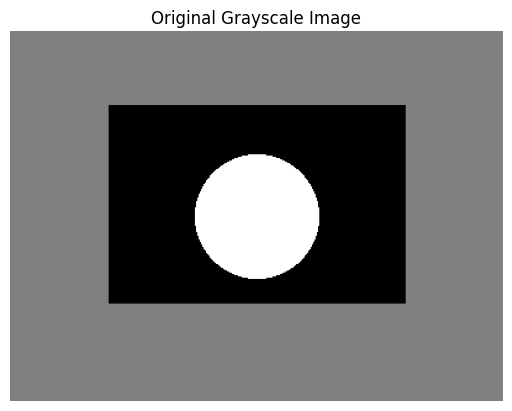
#> input picture Assignment6-TraditionalSegmentation/otsu's.jpg, 512 x 411 px, found by its file name
$ python otus.py
#> lines starting #> are read from the running program, lines starting #| are printed output that depends on the picture; after the words box and inside, x2 and y2 are one past the last pixel; in counts of white or black regions, pixels touching at a corner belong together
import cv2
import numpy as np
import matplotlib.pyplot as plt

# Read image in grayscale
img = cv2.imread(r"F:\python\AI\dip\Week5\Traditional\otsu's.jpg", 0)
#> img is the input picture: shape (411, 512); min 0, max 255, mean 122.8

# Check if image loaded successfully
if img is None:
    raise FileNotFoundError("Image not found. Check the file path!")

# Apply Otsu's Thresholding
threshold, binary = cv2.threshold(
    img,
    0,                  # threshold ignored
    255,                # max value
    cv2.THRESH_BINARY + cv2.THRESH_OTSU
)
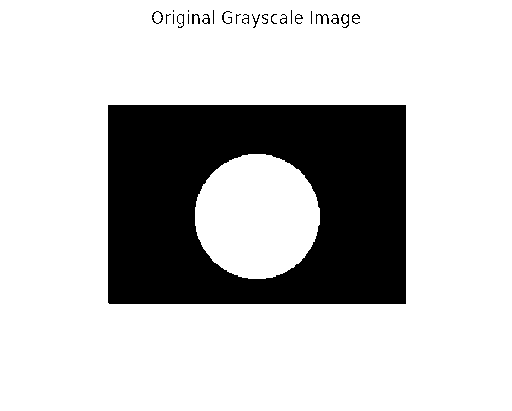
#> binary: shape (411, 512); 77.3% white; 25 black regions (9 under 20 px), largest, box (x1, y1, x2, y2) and area: (108, 105, 406, 304) 47060, (316, 14, 329, 24) 52, (341, 14, 349, 28) 46
#> threshold = 79

# Display Original Image first
plt.figure(figsize=(8,4))
plt.subplot(1,2,1)
plt.imshow(img, cmap='gray')
plt.title("Original Image")
plt.axis("off")

# Display Otsu Thresholded Image
plt.subplot(1,2,2)
plt.imshow(binary, cmap='gray')
plt.title(f"Otsu Thresholded (T={threshold:.0f})")
plt.axis("off")

plt.show()
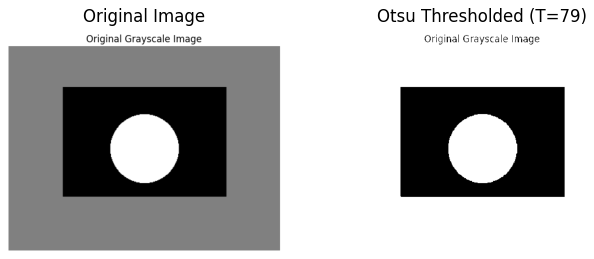
#> figure drawn by matplotlib, 2 panels

$ run again, with Assignment6-TraditionalSegmentation/multi-level.jpg copied over Assignment6-TraditionalSegmentation/otsu's.jpg
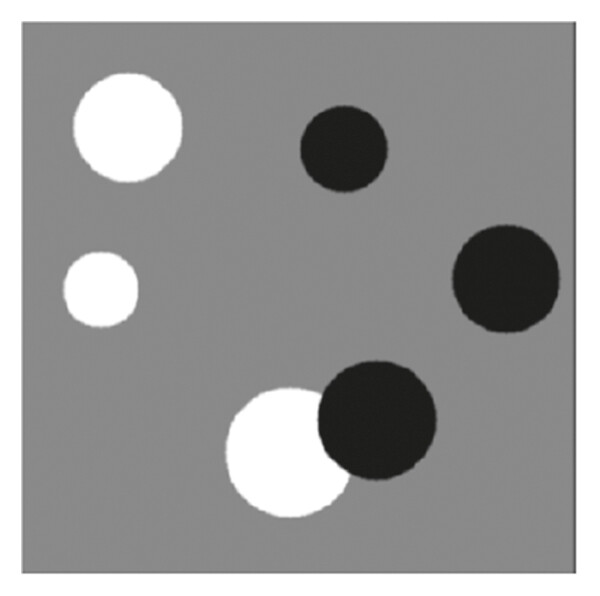
#> input picture Assignment6-TraditionalSegmentation/multi-level.jpg, 600 x 596 px, found by its file name
#> `threshold, binary = cv2.threshold( img, 0,`:
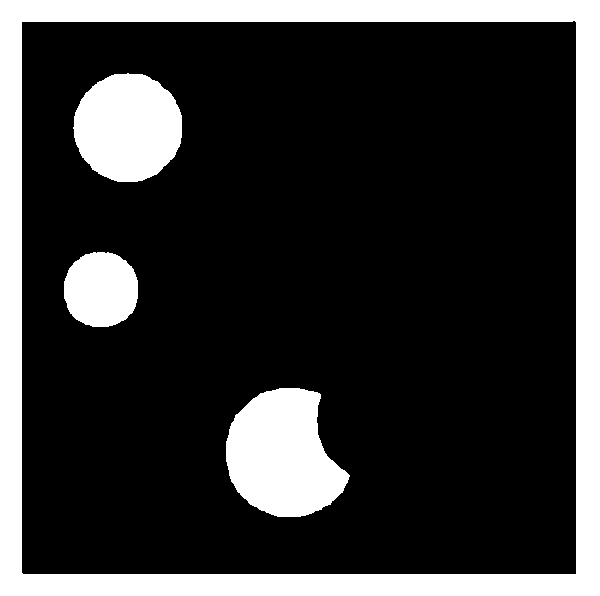
#> binary: shape (596, 600); 21.5% white; 4 white regions, box (x1, y1, x2, y2) and area: (0, 0, 600, 596) 51791, (226, 388, 350, 517) 11369, (73, 73, 182, 182) 9296, (64, 252, 138, 327) 4509
#> threshold = 190
#> `plt.show()`:
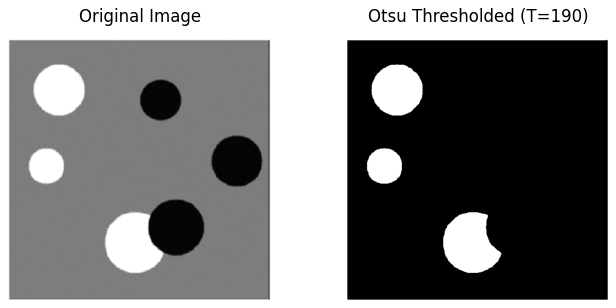
#> figure drawn by matplotlib, 2 panels
